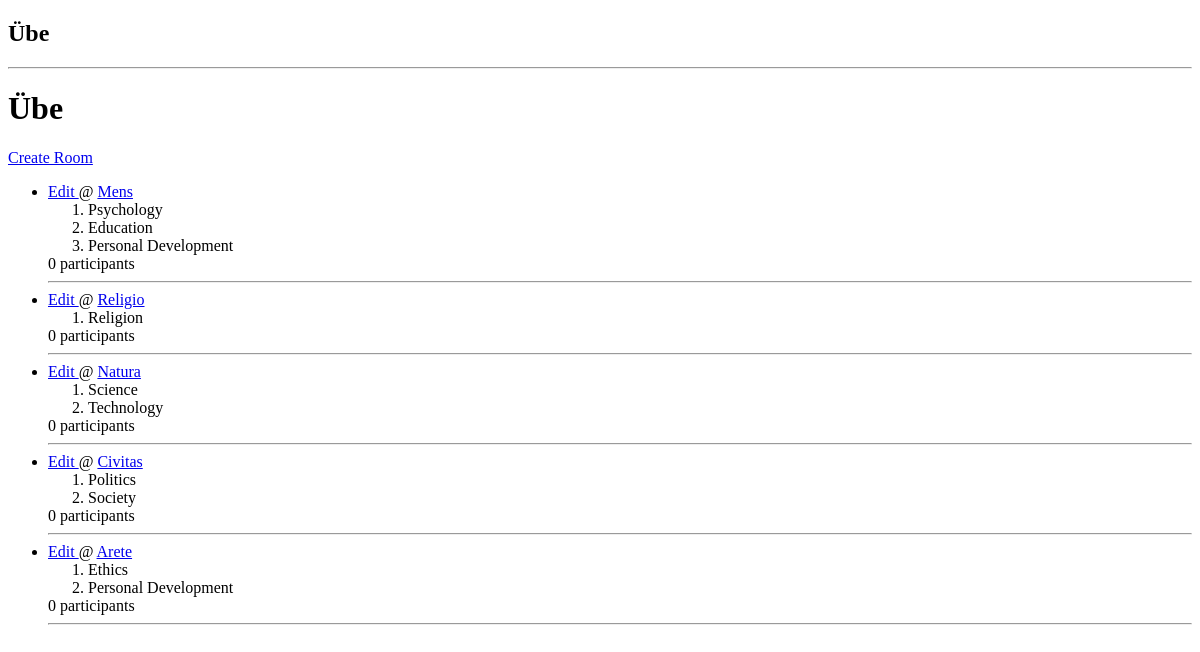
Before: / with the older database file.
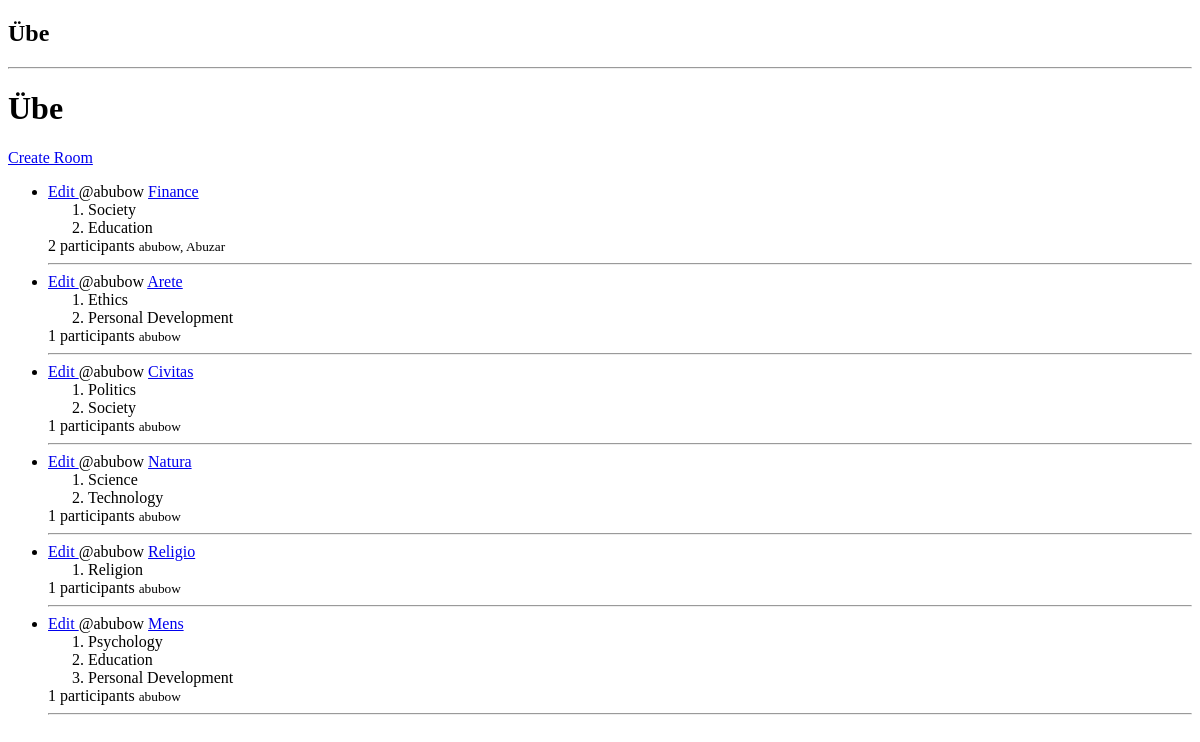
After: the same page with the newer database file.
### base/models.py (models this page shows, shortened)
class Room(models.Model):
    id = models.AutoField(primary_key=True)
    name = models.CharField(max_length=50)
    description = models.CharField(max_length=200, null=True, blank=True)
    link = models.CharField(max_length=50)
    topics = models.ManyToManyField('Topic', related_name='rooms', blank=True)
    participants = models.ManyToManyField(
        User, related_name='rooms_joined', blank=True)
    host = models.ForeignKey(
        User, on_delete=models.CASCADE, related_name='rooms_hosted')
    updated = models.DateTimeField(auto_now=True)
    created = models.DateTimeField(auto_now_add=True)
    class Meta:
        ordering = ['-updated', '-created']

class Topic(models.Model):
    id = models.AutoField(primary_key=True)
    name = models.CharField(max_length=50)
    description = models.CharField(max_length=200)
    link = models.CharField(max_length=50)

### base/views.py (the view)
# urls.py: path('', views.home, name='home'),
def home(request):
    rooms = Room.objects.all()
    context = {
        'rooms': rooms
    }
    return render(request, 'base/home.html', context)

### base/templates/base/home.html
{% extends "main.html" %} {% block content %}
<h1>Übe</h1>
<a href="{% url 'room-form' %}">Create Room</a>
<ul>
	{% for room in rooms %}
	<li>
		<a href="{% url 'update-room' room.id %}">
			Edit
		</a>
		<span> @{{room.host.username}} </span>
		<a href="{% url 'room' room.link %}">{{ room.name }}</a>
		<ol>
			{% for topic in room.topics.all %}
			<li>{{ topic.name }}</li>
			{% endfor %}
		</ol>
		<span> {{ room.participants.count }} participants </span>
		<small>
			{{ room.participants.all|join:", " }}
		</small>
		<hr>
	</li>
	{% endfor %}
</ul>
{% endblock %}

### templates/main.html (shortened to what this page needs)
<!DOCTYPE html>
<html lang="en">
	<head>
	</head>
	<body>
		<header>
			<nav>{% include 'navbar.html' %}</nav>
		</header>
		{% block content %} {% endblock %}
	</body>
</html>

### templates/navbar.html
<a>
    <h1>
        Übe
    </h1>
</a>
<hr>

Changed rows visible on the page:
added Room: host.username "abubow", name "Finance", participants.count "2", participants.all "abubow, Abuzar", Topic (name "Society"), Topic (name "Education")
changed Room "Arete": host.username (not shown) → "abubow"; participants.count "0" → "1"; participants.all (not shown) → "abubow"; moves up the list
changed Room "Civitas": host.username (not shown) → "abubow"; participants.count "0" → "1"; participants.all (not shown) → "abubow"; moves up the list
changed Room "Natura": host.username (not shown) → "abubow"; participants.count "0" → "1"; participants.all (not shown) → "abubow"; moves down the list
changed Room "Religio": host.username (not shown) → "abubow"; participants.count "0" → "1"; participants.all (not shown) → "abubow"; moves down the list
changed Room "Mens": host.username (not shown) → "abubow"; participants.count "0" → "1"; participants.all (not shown) → "abubow"
